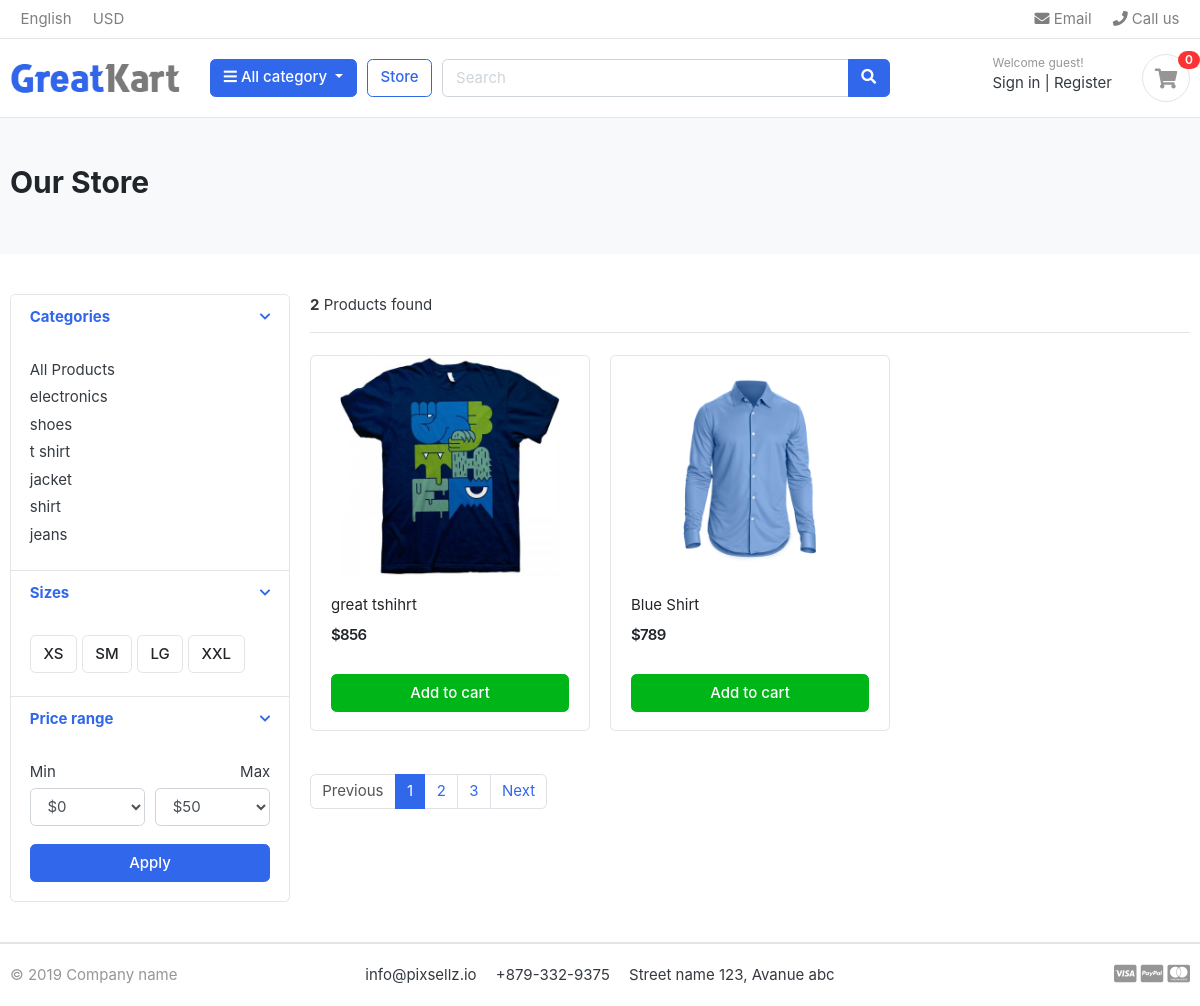
Page /store/shirt/ on the committed database.
### category/models.py (models this page shows, shortened)
class Category(models.Model):
    category_name = models.CharField(max_length=50)
    slug = models.SlugField(max_length=100,unique=True)
    description =  models.TextField(max_length=255,blank=True)
    cat_image = models.ImageField(upload_to='photos/categories' , blank=True)
    class Meta:
        verbose_name = 'category' # the default name inside the admin model
        verbose_name_plural = 'categories' # new model assigned name in admin panel
    def get_url(self):
        return reverse('products_by_category',args = [self.slug])#each category has own its slug so use this to make the link and used by href in the store.html

### stores/models.py (models this page shows, shortened)
class Products(models.Model):
    product_name = models.CharField(max_length=200,unique=True)
    slug = models.SlugField(max_length=200,unique=True)
    description = models.TextField(max_length=500,blank=True)
    price = models.IntegerField()
    images = models.ImageField(upload_to='photos/products')
    stock = models.IntegerField()
    is_available = models.BooleanField(default=True)
    category = models.ForeignKey(Category,on_delete=models.CASCADE)
    created_date = models.DateTimeField(auto_now_add=True)
    modified_date = models.DateTimeField(auto_now=True)
    class Meta:
        verbose_name = 'Product'
        verbose_name_plural = 'Products'
        ordering = ['-created_date']
    def get_url(self):
        return reverse('product_detail',args=[self.category.slug,self.slug])

### stores/views.py (the view)
# urls.py: path('',views.store,name = 'store'),
def store(request, category_slug=None):
    if category_slug != None:
        categories = get_object_or_404(Category, slug=category_slug)
        products = Products.objects.filter(category=categories, is_available=True)
        product_count = products.count()
    else:
        categories = Category.objects.all()
        products = Products.objects.filter(is_available=True)
        product_count = products.count()
    categories = Category.objects.all()
    context = {
        "categories_all": categories,
        "products": products,
        "product_count": product_count,
    }
    return render(request, "store.html", context)

### category/context_processors.py (called while the page is built)
def menu_links(request):
    links = Category.objects.all()
    return dict(links = links)

### templates/store.html (shortened to what this page needs)
{% extends "base.html" %}
{% load static %}
{% block content %}
<section class="section-pagetop bg">
<div class="container">
	<h2 class="title-page">Our Store</h2>
</div>
</section>
<section class="section-content padding-y">
<div class="container">
<div class="row">
	<aside class="col-md-3">
<div class="card">
	<article class="filter-group">
		<header class="card-header">
			<a href="#" data-toggle="collapse" data-target="#collapse_1" aria-expanded="true" class="">
				<i class="icon-control fa fa-chevron-down"></i>
				<h6 class="title">Categories</h6>
			</a>
		</header>
		<div class="filter-content collapse show" id="collapse_1" style="">
			<div class="card-body">
				<ul class="list-menu">
				<li><a href="{% url "store" %}">All Products</a></li>
				{% for category in  links %}
                <li><a href="{{category.get_url}}">{{category.category_name}}  </a></li>
                {% endfor %}
				</ul>
			</div>
		</div>
	</article>
	<article class="filter-group">
		<header class="card-header">
			<a href="#" data-toggle="collapse" data-target="#collapse_4" aria-expanded="true" class="">
				<i class="icon-control fa fa-chevron-down"></i>
				<h6 class="title">Sizes </h6>
			</a>
		</header>
		<div class="filter-content collapse show" id="collapse_4" style="">
			<div class="card-body">
			  <label class="checkbox-btn">
			    <span class="btn btn-light"> XS </span>
			  </label>
			  <label class="checkbox-btn">
			    <span class="btn btn-light"> SM </span>
			  </label>
			  <label class="checkbox-btn">
			    <span class="btn btn-light"> LG </span>
			  </label>
			  <label class="checkbox-btn">
			    <span class="btn btn-light"> XXL </span>
			  </label>
		</div>
		</div>
	</article>
	<article class="filter-group">
		<header class="card-header">
			<a href="#" data-toggle="collapse" data-target="#collapse_3" aria-expanded="true" class="">
				<i class="icon-control fa fa-chevron-down"></i>
				<h6 class="title">Price range </h6>
			</a>
		</header>
		<div class="filter-content collapse show" id="collapse_3" style="">
			<div class="card-body">
				<div class="form-row">
				<div class="form-group col-md-6">
				  <label>Min</label>
				  	<select class="mr-2 form-control">
						<option value="0">$0</option>
					</select>
				</div>
				<div class="form-group text-right col-md-6">
				  <label>Max</label>
				  	<select class="mr-2 form-control">
						<option value="50">$50</option>
					</select>
				</div>
				</div>
				<button class="btn btn-block btn-primary">Apply</button>
			</div>
		</div>
	</article>
</div>
	</aside>
	<main class="col-md-9">
<header class="border-bottom mb-4 pb-3">
		<div class="form-inline">
			<span class="mr-md-auto"><b>{{product_count}}</b> Products found </span>
		</div>
</header>
<div class="row">
{% for prd in products %}
<div class="col-md-4">
    <figure class="card card-product-grid">
        <div class="img-wrap">
            <img src="{{ prd.images.url }}">
        </div>
        <figcaption class="info-wrap">
            <div class="fix-height">
                <a href="{{prd.get_url}}" class="title">{{ prd.product_name }}</a>
                <div class="price-wrap mt-2">
                    <span class="price">${{ prd.price }}</span>
                </div>
            </div>
            <a href="#" class="btn btn-block btn-success">Add to cart</a>
        </figcaption>
    </figure>
</div>
{% endfor %}
</div>
<nav class="mt-4" aria-label="Page navigation sample">
  <ul class="pagination">
    <li class="page-item disabled"><a class="page-link" href="#">Previous</a></li>
    <li class="page-item active"><a class="page-link" href="#">1</a></li>
    <li class="page-item"><a class="page-link" href="#">2</a></li>
    <li class="page-item"><a class="page-link" href="#">3</a></li>
    <li class="page-item"><a class="page-link" href="#">Next</a></li>
  </ul>
</nav>
	</main>
</div>
</div>
</section>
{% endblock  %}

### static/css/ui.css (style rules this page uses)
html { font-family: "Inter", sans-serif; font-size: 15px; }
.img-wrap { text-align: center; display: block; }
.img-wrap img { max-width: 100%; }
.price-wrap { letter-spacing: -0.7px; }
.padding-y { padding-top: 40px; padding-bottom: 40px; }
figure { margin-bottom: 0; }
article:after, .form-group:after { display: block; clear: both; content: ""; }
.bg { background-color: #f8f9fa; }
.title-page { color: #212529; }
.btn-light { background-color: #fff; border-color: #e4e4e4; }
[class*=list-] li:after { visibility: hidden; display: block; content: ""; overflow: hidden; height: 0; clear: both; }
.list-menu { list-style: none; margin: 0; padding-left: 0; }
.list-menu li { margin-bottom: 5px; }
.list-menu a { color: #343a40; }
[class*=card-product] a.title { color: #212529; display: block; }
[class*=card-product] .img-wrap { overflow: hidden; position: relative; }
[class*=card-product] .img-wrap img { height: 100%; max-width: 100%; width: auto; display: inline-block; -o-object-fit: cover; object-fit: cover; }
.card-product-grid { margin-bottom: 20px; }
.card-product-grid .img-wrap { border-radius: 0.2rem 0.2rem 0 0; height: 220px; }
.card-product-grid .info-wrap { overflow: hidden; padding: 18px 20px; }
.card-product-grid .fix-height { height: 80px; overflow: hidden; }
.card .img-wrap { overflow: hidden; }
.price { font-weight: 600; color: #212529; }
.icon-control { margin-top: 5px; float: right; font-size: 80%; }
.card-header .title { margin-bottom: 0; line-height: 1.5; }
.filter-group { border-bottom: 1px solid #e4e4e4; }
.filter-group .card-header { border-bottom: 0; }
.filter-group:last-child { border-bottom: 0; }
.checkbox-btn { position: relative; }
.section-pagetop { padding: 45px 0; }

### rows in the picture
Category: category_name "electronics"
Category: category_name "shoes"
Category: category_name "t shirt"
Category: category_name "jacket"
Category: category_name "shirt"
Category: category_name "jeans"
Products: images (picture), product_name "great tshihrt", price "856"
Products: images (picture), product_name "Blue Shirt", price "789"

### other values in the picture
{{ product_count }} "2"
